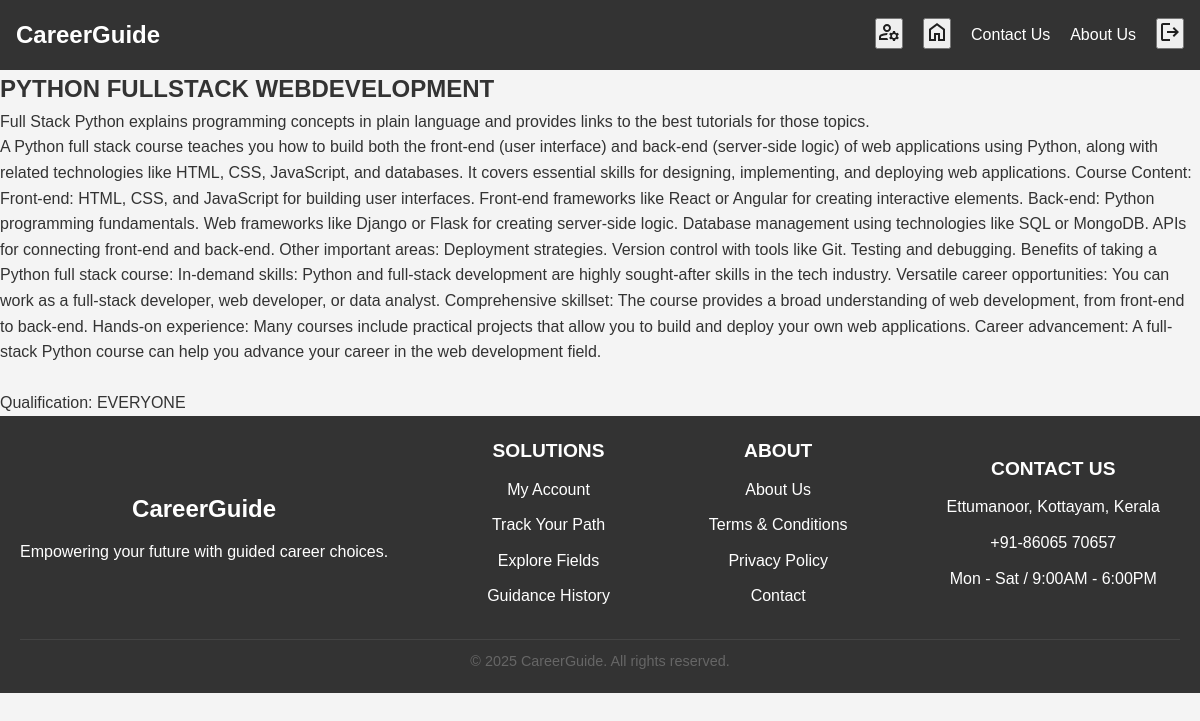
The app's page /details/2/ (signed in) with its own data.
### project_app/models.py (models this page shows, shortened)
class Career(models.Model):
      INTERESTED_CHOICES = [
        ('Job', 'Job'),
        ('Study', 'Study'),
    ]
      qualification=models.ForeignKey(Qualification, on_delete=models.CASCADE)
      subject = models.ForeignKey(Subject, on_delete=models.CASCADE)
      title = models.CharField(max_length=100)
      description = models.TextField()
      maindescription = models.TextField()
      interested = models.CharField(max_length=20, choices=INTERESTED_CHOICES, null=True, blank=True)

class Qualification(models.Model):
    name=models.CharField(max_length=50)

### project_app/views.py (the view)
# urls.py: path('details/<int:product_id>/', views.details, name='details'),
@login_required(login_url='userlogin')
def details(request, product_id):
    career = get_object_or_404(Career, pk=product_id)
    return render(request, 'details.html', {'career': career})

### templates/details.html (shortened to what this page needs)
{% load static %}
<!DOCTYPE html>
<html lang="en">
<head>
       <link rel="stylesheet" href="{% static 'css/details.css' %}">
</head>
<body>
    <nav>
        <div class="container nav-container">
            <div class="logo">Career<span>Guide</span></div>
            <div class="nav-links">
                <a href="{% url 'profile' %}" title="Profile">
                    <button></button>
                </a>
                <a href="{% url 'index' %}"><button><svg xmlns="http://www.w3.org/2000/svg" height="24px" viewBox="0 -960 960 960" width="24px" fill="#1f1f1f"><path d="M240-200h120v-240h240v240h120v-360L480-740 240-560v360Zm-80 80v-480l320-240 320 240v480H520v-240h-80v240H160Zm320-350Z"/></svg></button></a>
                <a href="{% url 'contact' %}" title="Contact">Contact Us</a>
                <a href="{% url 'about' %}" title="About">About Us</a>
                {% if user.is_authenticated %}
                <a href="{% url 'logout' %}" title="Logout">
                    <button><svg xmlns="http://www.w3.org/2000/svg" height="24px" viewBox="0 -960 960 960" width="24px" fill="#1f1f1f"><path d="M200-120q-33 0-56.5-23.5T120-200v-560q0-33 23.5-56.5T200-840h280v80H200v560h280v80H200Zm440-160-55-58 102-102H360v-80h327L585-622l55-58 200 200-200 200Z"/></svg></button>
                </a>
                {% endif %}
            </div>
        </div>
    </nav>
    <div>
        <h2>{{ career.title }}</h2>
        <p>{{ career.description }}</p>
        <p>{{ career.maindescription }}</p><br>
        <p>Qualification: {{ career.qualification.name }}</p>
    </div>
       <footer class="footer">
        <div class="container">
            <div class="footer-container">
                <div class="foot-column">
                    <h3>CareerGuide</h3>
                    <p>Empowering your future with guided career choices.</p>
                </div>
                <div class="foot-column">
                    <h4>SOLUTIONS</h4>
                    <ul>
                        <li>My Account</li>
                        <li>Track Your Path</li>
                        <li>Explore Fields</li>
                        <li>Guidance History</li>
                    </ul>
                </div>
                <div class="foot-column">
                    <h4>ABOUT</h4>
                    <ul>
                        <li>About Us</li>
                        <li>Terms & Conditions</li>
                        <li>Privacy Policy</li>
                        <li>Contact</li>
                    </ul>
                </div>
                <div class="foot-column">
                    <h4>CONTACT US</h4>
                    <ul>
                        <li>Ettumanoor, Kottayam, Kerala</li>
                        <li>+91-86065 70657</li>
                        <li>Mon - Sat / 9:00AM - 6:00PM</li>
                    </ul>
                </div>
            </div>
            <div class="footer-bottom">
                <p>© 2025 CareerGuide. All rights reserved.</p>
            </div>
        </div>
    </footer>
</body>
</html>

### static/css/details.css (style rules this page uses)
* { box-sizing: border-box; margin: 0; padding: 0; }
body { font-family: Arial, sans-serif; line-height: 1.6; color: #333; background-color: #f4f4f4; }
a { text-decoration: none; color: #337ab7; }
nav { background-color: #333; color: #fff; padding: 1em; text-align: center; }
nav .nav-container { max-width: 1200px; margin: 0 auto; display: flex; justify-content: space-between; align-items: center; }
nav .logo { font-size: 1.5em; font-weight: bold; color: #fff; }
nav .nav-links { display: flex; justify-content: space-between; align-items: center; }
nav .nav-links a { color: #fff; margin-left: 20px; }
.footer { background-color: #333; color: #fff; padding: 20px; text-align: center; }
.footer .footer-container { max-width: 1200px; margin: 0 auto; display: flex; justify-content: space-between; align-items: center; }
.footer .foot-column { margin-right: 20px; }
.footer .foot-column h3 { font-size: 1.5em; margin-bottom: 10px; }
.footer .foot-column h4 { font-size: 1.2em; margin-bottom: 10px; }
.footer .foot-column ul { list-style: none; padding: 0; margin: 0; }
.footer .foot-column li { margin-bottom: 10px; }
.footer .footer-bottom { margin-top: 20px; padding-top: 10px; border-top: 1px solid #444; }
.footer .footer-bottom p { font-size: 0.9em; color: #666; }

### records on screen
Career: title "PYTHON FULLSTACK WEBDEVELOPMENT", description "Full Stack Python explains programming concepts in plain language and provides links to the best tutorials for those topics.", maindescription "A Python full stack course teaches you how to build both the front-end (user interface) and back-end (server-side logic) of web applications using Python, along with related technologies like HTML, CSS, JavaScript, and databases. It covers essential skills for designing, implementing, and deploying web applications. Course Content: Front-end: HTML, CSS, and JavaScript for building user interfaces. Front-end frameworks like React or Angular for creating interactive elements. Back-end: Python programming fundamentals. Web frameworks like Django or Flask for creating server-side logic. Database management using technologies like SQL or MongoDB. APIs for connecting front-end and back-end. Other…", qualification.name "EVERYONE"
